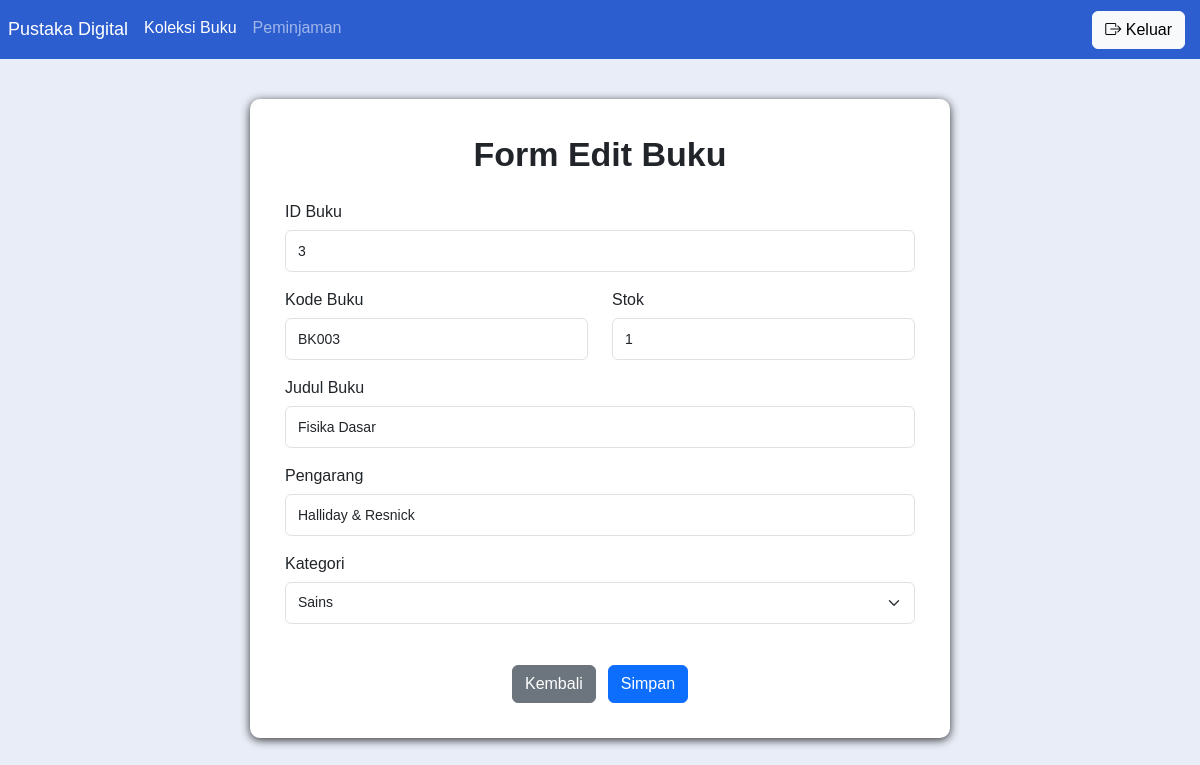
The app's page /editBuku.php?id=3 (signed in) with its own data.
### tables this page shows
CREATE TABLE `buku` (
  `id_buku` int(11) NOT NULL,
  `kode_buku` varchar(20) NOT NULL,
  `judul_buku` varchar(50) NOT NULL,
  `pengarang` varchar(40) NOT NULL,
  `kategori` varchar(20) NOT NULL,
  `stok` int(11) NOT NULL DEFAULT 0
);

### editBuku.php (the view, shortened to what this page needs)
<?php
include 'koneksi.php';
$id = isset($_GET['id']) ? $_GET['id'] : $_POST['id_buku'];
$query = mysqli_query($koneksi, "SELECT * FROM buku WHERE id_buku='$id'");
$buku = mysqli_fetch_assoc($query);
?>
<!DOCTYPE html>
<html lang="id">
<head>
    <link href="https://cdn.jsdelivr.net/npm/bootstrap@5.3.3/dist/css/bootstrap.min.css" rel="stylesheet">
    <link href="https://cdn.jsdelivr.net/npm/bootstrap-icons@1.11.3/font/bootstrap-icons.css" rel="stylesheet">
    <link href="ubah.css" rel="stylesheet">
</head>
<body class="koleksi">
<nav class="navbar navbar-expand-lg navbar-dark warnaNavbar">
    <div class="collapse navbar-collapse" id="navbarSupportedContent">
      <ul class="navbar-nav me-auto mb-2 mb-lg-0">
        <li class="nav-item pustaka">
          <a class="nav-link active" aria-current="page" href="#">Pustaka Digital</a>
        </li>
        <li class="nav-item">
          <a class="nav-link active" aria-current="page" href="koleksiBuku.php">Koleksi Buku</a>
        </li>
        <li class="nav-item">
          <a class="nav-link" aria-current="page" href="peminjaman.php">Peminjaman</a>
        </li>
      </ul>
        <div class="d-flex keluar">
                <a href="logout.php" class="btn btn-light">
                    <i class="bi bi-box-arrow-right"></i> Keluar
                </a>
            </div>
    </div>
</nav>
<div class="formEdit">
    <div class="text-center mb-4">
        <h3 class="judulEdit">Form Edit Buku</h3>
    </div>
    <form method="POST">
            <div class="row">
                <div class="mb-3">
                    <label class="form-label">ID Buku</label>
                    <input type="text" class="form-control" value="<?php echo $buku['id_buku']; ?>" readonly>
                </div>
                <div class="col-md-6 mb-3">
                    <label class="form-label">Kode Buku</label>
                    <input type="text" name="kode_buku" class="form-control"
                        value="<?php echo $buku['kode_buku']; ?>" required>
                </div>
                <div class="col-md-6 mb-3">
                    <label class="form-label">Stok</label>
                    <input type="number" name="stok" class="form-control"
                        value="<?php echo $buku['stok']; ?>" min="0" required>
                </div>
                <div class="mb-3">
                    <label class="form-label">Judul Buku</label>
                    <input type="text" name="judul_buku" class="form-control"
                        value="<?php echo $buku['judul_buku']; ?>" required>
                </div>
                <div class="mb-3">
                    <label class="form-label">Pengarang</label>
                    <input type="text" name="pengarang" class="form-control"
                        value="<?php echo $buku['pengarang']; ?>" required>
                </div>
                <div class="mb-3">
                    <label class="form-label">Kategori</label>
                    <select name="kategori" class="form-select" required>
                        <option value="Sains" <?php echo ($buku['kategori']=='Sains')?'selected':''; ?>>Sains</option>
                    </select>
                </div>
                        <div class="formButton">
                            <a href="koleksiBuku.php" class="btn btn-secondary">Kembali</a>
                            <button type="submit" class="btn btn-primary">Simpan</button>
                        </div>
                </div>
    </form>
</div>
</body>
</html>

### ubah.css (style rules this page uses)
body { background-color: #2d5ecf; font-family: Arial, Helvetica, sans-serif; }
.warnaNavbar { background-color: #2d5ecf; }
.pustaka { font-size: large; }
.koleksi { background-color: #e9edf7; }
.judulEdit { text-align: center; font-size: 34px; font-weight: bold; margin-bottom: 25px; }
.form-label { font-weight: 500px; margin-bottom: 6px; }
.form-control, .form-select { border-radius: 6px; height: 42px; font-size: 14px; }
.formEdit { width: 700px; margin: 40px auto; background-color: white; padding: 35px; border-radius: 10px; box-shadow: 0 2px 10px rgba(0,0,0,0.8); }
.formButton { display: flex; justify-content: center; gap: 12px; margin-top: 25px; }
.keluar { margin-right: 15px; }

### records on screen
buku: id_buku "3", kode_buku "BK003", stok "1", judul_buku "Fisika Dasar", pengarang "Halliday & Resnick", kategori "Sains"
